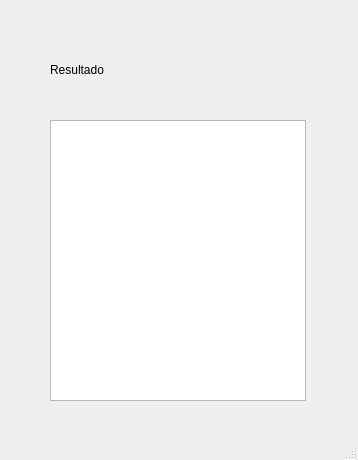
<?xml version="1.0" encoding="UTF-8"?>
<ui version="4.0">
 <class>MainWindow</class>
 <widget class="QMainWindow" name="MainWindow">
  <property name="geometry">
   <rect>
    <x>0</x>
    <y>0</y>
    <width>358</width>
    <height>460</height>
   </rect>
  </property>
  <property name="windowTitle">
   <string>MainWindow</string>
  </property>
  <widget class="QWidget" name="centralwidget">
   <widget class="QLabel" name="infoLabel">
    <property name="geometry">
     <rect>
      <x>50</x>
      <y>29</y>
      <width>251</width>
      <height>81</height>
     </rect>
    </property>
    <property name="text">
     <string>Resultado</string>
    </property>
   </widget>
   <widget class="QListWidget" name="listWidget">
    <property name="geometry">
     <rect>
      <x>50</x>
      <y>120</y>
      <width>256</width>
      <height>281</height>
     </rect>
    </property>
   </widget>
  </widget>
  <widget class="QMenuBar" name="menubar">
   <property name="geometry">
    <rect>
     <x>0</x>
     <y>0</y>
     <width>358</width>
     <height>25</height>
    </rect>
   </property>
  </widget>
  <widget class="QStatusBar" name="statusbar"/>
 </widget>
 <resources/>
 <connections/>
</ui>
